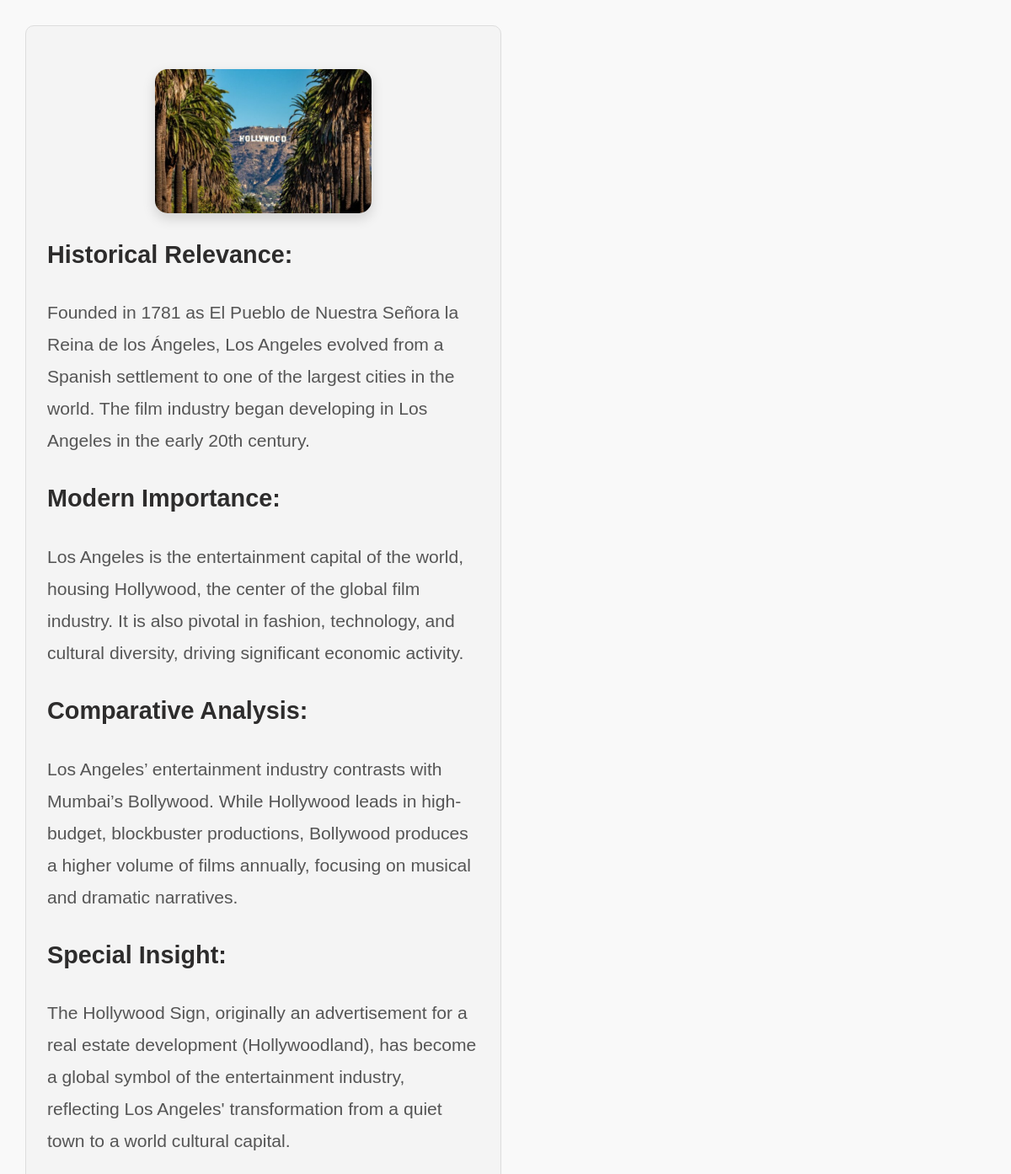
Screenshot of /image/2 (signed in) with the database file from the repository.
### dbclasses.py (models this page shows)
class GIS_Model(db.Model):
    __tablename__ = 'gis_model'
    ID = db.Column(db.Integer, primary_key=True)
    ImagePath = db.Column(db.String(2000), nullable=False)
    Name = db.Column(db.String(100), nullable=False)
    Latitude = db.Column(db.Float(20), nullable=False)
    Longitude = db.Column(db.Float, nullable=False)
    Comments = db.Column(db.String(1000), nullable=True)
    Source = db.Column(db.String(50), nullable=True)
    Date = db.Column(db.DateTime, default=datetime.utcnow)
    comp_model = db.relationship('COMP_Model', uselist=False, back_populates='gis_model', cascade='all, delete-orphan')
    analysis_model = db.relationship('ANALYSIS_Model', uselist=False, back_populates='gis_model', cascade='all, delete-orphan')

class COMP_Model(db.Model):
    __tablename__ = 'comp_model'
    ImageID = db.Column(db.Integer, db.ForeignKey('gis_model.ID'), primary_key=True)
    Hist_Relevance = db.Column(db.String(500), nullable=False)
    Mod_Imp = db.Column(db.String(500), nullable=False)
    Comp_Analysis = db.Column(db.String(500), nullable=False)
    Insight = db.Column(db.String(500), nullable=False)
    gis_model = db.relationship('GIS_Model', back_populates='comp_model')

### main.py (the view)
@app.route('/image/<int:image_id>')
@login_required
def image_detail(image_id):
    image = COMP_Model.query.get_or_404(image_id)
    return render_template('image_detail.html', image=image)

### main.py (called while the page is built)
@login_manager.user_loader
def load_user(user_id):
    return User.query.get(int(user_id))

### templates/image_detail.html (shortened to what this page needs)
{% extends "basic.html" %}
{% block body %}
<div class="image-details">
    <img src="{{ url_for('static', filename='Images/' + image.gis_model.ImagePath) }}" alt="{{ image.gis_model.Name }}" style="width: 50%; height: auto;">
    <div class="details">
        <h2>Historical Relevance:</h2>
        <p>{{ image.Hist_Relevance }}</p>
        <h2>Modern Importance:</h2>
        <p>{{ image.Mod_Imp }}</p>
        <h2>Comparative Analysis:</h2>
        <p>{{ image.Comp_Analysis }}</p>
        <h2>Special Insight:</h2>
        <p>{{ image.Insight }}</p>
    </div>
</div>
{% endblock %}

### static/css/styles.css (style rules this page uses)
body { margin: 10px; padding: 20px; font-family: 'Gill Sans', 'Gill Sans MT', Calibri, 'Trebuchet MS', sans-serif ; line-height: 1.6; background-color: #f9f9f9; color: #2d2c2c; }
img { max-width: 300px; height: auto; border-radius: 15px; box-shadow: 0px 4px 10px rgba(0, 0, 0, 0.2); margin: 10px; display: block; margin-left: auto; margin-right: auto; }
p { margin: 5px 0; }
.image-details { width: 45%; padding: 25px; border: 1px solid #ddd; border-radius: 10px; background-color: #f4f4f4; font-size: 1.2em; line-height: 1.8; }
.image-details p { font-size: 1.1em; color: #555; margin: 10px 0; }
.image-details img { width: 100%; height: auto; border-radius: 15px; box-shadow: 0px 6px 15px rgba(0, 0, 0, 0.15); margin-bottom: 15px; }

### rows the page displays
GIS_Model: ImagePath (picture)
COMP_Model: Hist_Relevance "Founded in 1781 as El Pueblo de Nuestra Señora la Reina de los Ángeles, Los Angeles evolved from a Spanish settlement to one of the largest cities in the world. The film industry began developing in Los Angeles in the early 20th century.", Mod_Imp "Los Angeles is the entertainment capital of the world, housing Hollywood, the center of the global film industry. It is also pivotal in fashion, technology, and cultural diversity, driving significant economic activity.", Comp_Analysis "Los Angeles’ entertainment industry contrasts with Mumbai’s Bollywood. While Hollywood leads in high-budget, blockbuster productions, Bollywood produces a higher volume of films annually, focusing on musical and dramatic narratives.", Insight "The Hollywood Sign, originally an advertisement for a real estate development (Hollywoodland), has become a global symbol of the entertainment industry, reflecting Los Angeles' transformation from a quiet town to a world cultural capital."
